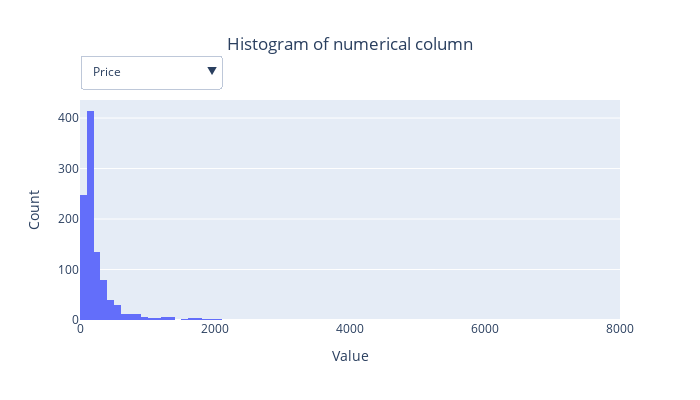

Notebook cell for this chart:
### Markdown cell above
### Histograms for numerical columns. 
You can select desired column from the dropdown.

### Code cell
fig = go.Figure()
fig.add_trace(go.Histogram(x=df[numerical_cols[0]],
                            name=numerical_cols[0]))
buttons = []

for col in numerical_cols:
    buttons.append(dict(method='restyle',
                        label=col,
                        visible=True,
                        args=[{'x': [df[col]], 'name': col}]
                        ))
fig.update_layout(
    updatemenus=[
        dict(buttons=buttons,
             direction="down",
             pad={"r": 10, "t": 10},
             showactive=True,
             x=0,
             xanchor="left",
             y=1.25,
             yanchor="top")
    ]
)

fig.update_layout(title_text='Histogram of numerical column',
                  title_x = 0.5,
                  xaxis_title_text='Value',
                  yaxis_title_text='Count',  
                  height=400, width = 700)

fig.show()

### Figure 1 — Plotly figure (JSON) as saved in the notebook; plotly's stock layout.template omitted (floating-point values rounded to 4 significant figures; data arrays with more than 128 entries replaced by an {"elided": "..."} marker saying what was removed)
{"data": [{"name": "Price", "type": "histogram", "x": {"elided": "1025 int values"}}], "layout": {"height": 400, "title": {"text": "Histogram of numerical column", "x": 0.5}, "updatemenus": [{"buttons": [{"args": [{"name": "Price", "x": {"elided": "1x1025 int values"}}], "label": "Price", "method": "restyle", "visible": true}, {"args": [{"name": "Customers_Rating", "x": {"elided": "1x1025 float values"}}], "label": "Customers_Rating", "method": "restyle", "visible": true}, {"args": [{"name": "Tax", "x": {"elided": "1x1025 int values"}}], "label": "Tax", "method": "restyle", "visible": true}, {"args": [{"name": "Longitude_x", "x": {"elided": "1x1025 float values"}}], "label": "Longitude_x", "method": "restyle", "visible": true}, {"args": [{"name": "Latitude_y", "x": {"elided": "1x1025 float values"}}], "label": "Latitude_y", "method": "restyle", "visible": true}, {"args": [{"name": "num_beds", "x": {"elided": "1x1025 int values"}}], "label": "num_beds", "method": "restyle", "visible": true}, {"args": [{"name": "Star_Rating", "x": {"elided": "1x1025 int values"}}], "label": "Star_Rating", "method": "restyle", "visible": true}, {"args": [{"name": "no_prepayment", "x": {"elided": "1x1025 bool values"}}], "label": "no_prepayment", "method": "restyle", "visible": true}, {"args": [{"name": "Cancelation", "x": {"elided": "1x1025 bool values"}}], "label": "Cancelation", "method": "restyle", "visible": true}, {"args": [{"name": "Max_persons", "x": {"elided": "1x1025 int values"}}], "label": "Max_persons", "method": "restyle", "visible": true}], "direction": "down", "pad": {"r": 10, "t": 10}, "showactive": true, "x": 0, "xanchor": "left", "y": 1.25, "yanchor": "top"}], "width": 700, "xaxis": {"autorange": true, "range": [-0.5, 8000.0], "title": {"text": "Value"}, "type": "linear"}, "yaxis": {"autorange": true, "range": [0, 435.8], "title": {"text": "Count"}}}}
